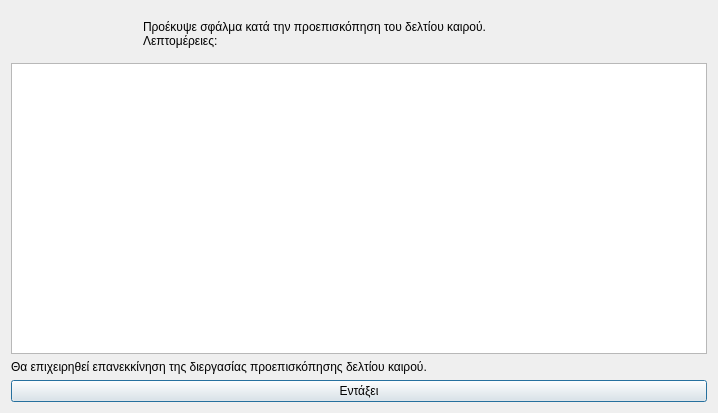
<?xml version="1.0" encoding="UTF-8"?>
<ui version="4.0">
 <class>Dialog</class>
 <widget class="QDialog" name="Dialog">
  <property name="geometry">
   <rect>
    <x>0</x>
    <y>0</y>
    <width>718</width>
    <height>413</height>
   </rect>
  </property>
  <property name="windowTitle">
   <string>Σφάλμα στην διεργασία προεπισκόπησης δελτίου καιρού</string>
  </property>
  <property name="windowIcon">
   <iconset resource="../../../../icons.qrc">
    <normaloff>:/rest-windows/assets/images/rest-windows/information.png</normaloff>:/rest-windows/assets/images/rest-windows/information.png</iconset>
  </property>
  <layout class="QGridLayout" name="gridLayout">
   <item row="0" column="0">
    <widget class="QFrame" name="frame">
     <property name="styleSheet">
      <string notr="true">QFrame{border:0px;}</string>
     </property>
     <property name="frameShape">
      <enum>QFrame::StyledPanel</enum>
     </property>
     <property name="frameShadow">
      <enum>QFrame::Raised</enum>
     </property>
     <layout class="QHBoxLayout" name="horizontalLayout">
      <item>
       <widget class="QLabel" name="image_label">
        <property name="maximumSize">
         <size>
          <width>117</width>
          <height>117</height>
         </size>
        </property>
        <property name="text">
         <string/>
        </property>
        <property name="pixmap">
         <pixmap resource="../../../../icons.qrc">:/rest-windows/assets/images/rest-windows/information.png</pixmap>
        </property>
        <property name="scaledContents">
         <bool>true</bool>
        </property>
       </widget>
      </item>
      <item>
       <widget class="QLabel" name="label">
        <property name="text">
         <string>Προέκυψε σφάλμα κατά την προεπισκόπηση του δελτίου καιρού.
Λεπτομέρειες:</string>
        </property>
        <property name="alignment">
         <set>Qt::AlignJustify|Qt::AlignVCenter</set>
        </property>
       </widget>
      </item>
     </layout>
    </widget>
   </item>
   <item row="3" column="0">
    <widget class="QPushButton" name="ok">
     <property name="text">
      <string>Εντάξει</string>
     </property>
     <property name="icon">
      <iconset resource="../../../../icons.qrc">
       <normaloff>:/rest-windows/assets/images/rest-windows/ok.png</normaloff>:/rest-windows/assets/images/rest-windows/ok.png</iconset>
     </property>
    </widget>
   </item>
   <item row="1" column="0">
    <widget class="QPlainTextEdit" name="details"/>
   </item>
   <item row="2" column="0">
    <widget class="QLabel" name="label_2">
     <property name="text">
      <string>Θα επιχειρηθεί επανεκκίνηση της διεργασίας προεπισκόπησης δελτίου καιρού.</string>
     </property>
     <property name="alignment">
      <set>Qt::AlignJustify|Qt::AlignVCenter</set>
     </property>
    </widget>
   </item>
  </layout>
 </widget>
 <tabstops>
  <tabstop>details</tabstop>
  <tabstop>ok</tabstop>
 </tabstops>
 <resources>
  <include location="../../../../icons.qrc"/>
  <include location="../../../../icons.qrc"/>
  <include location="../../../../icons.qrc"/>
  <include location="../../../../icons.qrc"/>
  <include location="../../../../icons.qrc"/>
 </resources>
 <connections/>
</ui>
